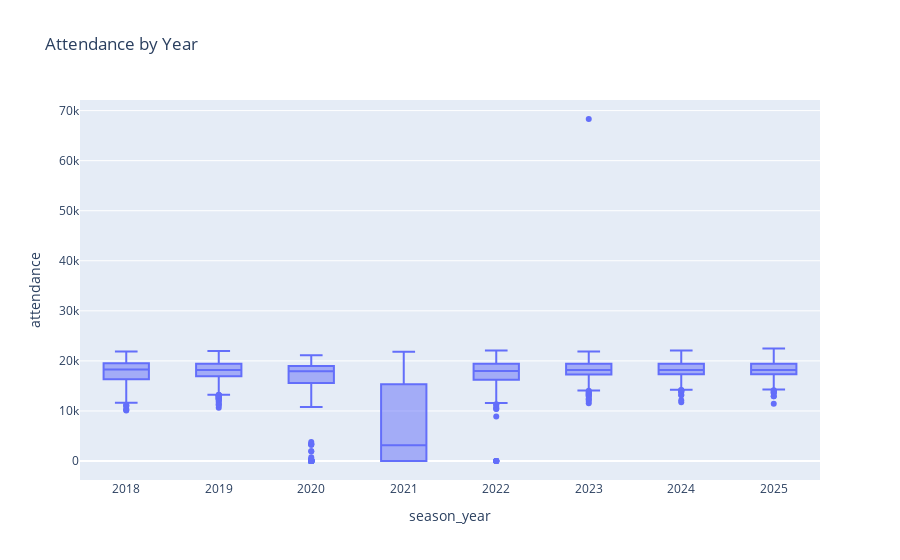

Notebook cell for this chart:
### Markdown cell above
### Attendance by year

### Code cell
games_df['season_year'] = pd.to_datetime(games_df['game_date']).dt.year
fig = px.box(games_df, x='season_year', y='attendance', title='Attendance by Year')
fig.show()

### Figure 1 — Plotly figure (JSON) as saved in the notebook; plotly's stock layout.template omitted (floating-point values rounded to 4 significant figures; data arrays with more than 128 entries replaced by an {"elided": "..."} marker saying what was removed)
{"data": [{"alignmentgroup": "True", "hovertemplate": "season_year=%{x}<br>attendance=%{y}<extra></extra>", "legendgroup": "", "marker": {"color": "#636efa"}, "name": "", "notched": false, "offsetgroup": "", "orientation": "v", "showlegend": false, "type": "box", "x": {"elided": "7640 int values"}, "x0": " ", "xaxis": "x", "y": {"elided": "7640 int values"}, "y0": " ", "yaxis": "y"}], "layout": {"boxmode": "group", "legend": {"tracegroupgap": 0}, "title": {"text": "Attendance by Year"}, "xaxis": {"anchor": "y", "domain": [0, 1], "title": {"text": "season_year"}}, "yaxis": {"anchor": "x", "domain": [0, 1], "title": {"text": "attendance"}}}}
